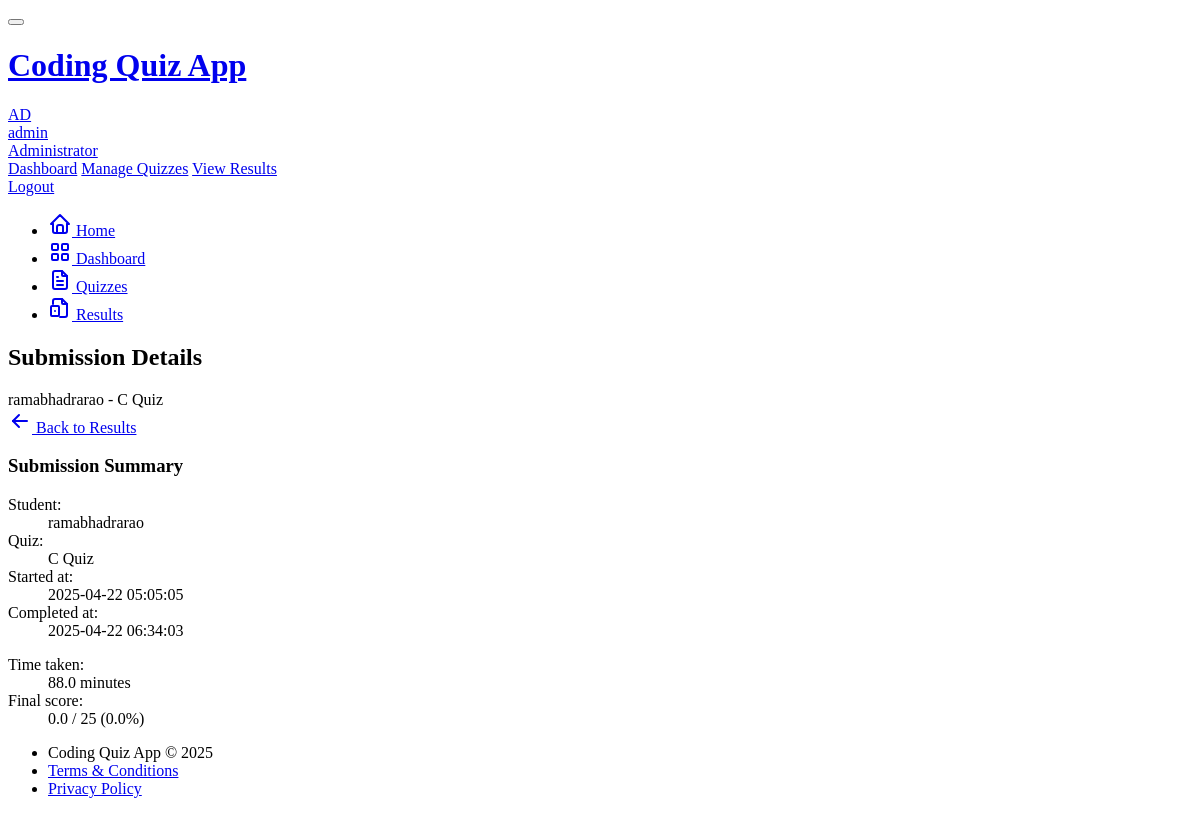
The app's page /admin/submission/1 (signed in) with its own data.
### models.py (models this page shows, shortened)
class User(UserMixin, db.Model):
    id = db.Column(db.Integer, primary_key=True)
    username = db.Column(db.String(64), unique=True, index=True)
    email = db.Column(db.String(120), unique=True, index=True)
    password_hash = db.Column(db.String(128))
    is_admin = db.Column(db.Boolean, default=False)
    created_at = db.Column(db.DateTime, default=datetime.utcnow)
    quizzes = db.relationship('Quiz', backref='author', lazy='dynamic')
    submissions = db.relationship('Submission', backref='student', lazy='dynamic')

class Quiz(db.Model):
    id = db.Column(db.Integer, primary_key=True)
    title = db.Column(db.String(100), nullable=False)
    description = db.Column(db.Text)
    is_active = db.Column(db.Boolean, default=True)
    time_limit = db.Column(db.Integer, default=30)  # minutes
    created_at = db.Column(db.DateTime, default=datetime.utcnow)
    updated_at = db.Column(db.DateTime, default=datetime.utcnow, onupdate=datetime.utcnow)
    author_id = db.Column(db.Integer, db.ForeignKey('user.id'))
    questions = db.relationship('Question', backref='quiz', lazy='dynamic', cascade='all, delete-orphan')
    submissions = db.relationship('Submission', backref='quiz', lazy='dynamic')

class Submission(db.Model):
    id = db.Column(db.Integer, primary_key=True)
    user_id = db.Column(db.Integer, db.ForeignKey('user.id'))
    quiz_id = db.Column(db.Integer, db.ForeignKey('quiz.id'))
    started_at = db.Column(db.DateTime, default=datetime.utcnow)
    completed_at = db.Column(db.DateTime)
    is_completed = db.Column(db.Boolean, default=False)
    score = db.Column(db.Float)
    total_points = db.Column(db.Integer)
    question_submissions = db.relationship('QuestionSubmission', backref='submission', lazy='dynamic', cascade='all, delete-orphan')

### app/routes/admin.py (the view)
@admin_bp.route('/submission/<int:submission_id>')
@admin_required
def view_submission(submission_id):
    submission = Submission.query.get_or_404(submission_id)
    quiz = Quiz.query.get_or_404(submission.quiz_id)
    if quiz.author_id != current_user.id:
        abort(403)
    question_submissions = submission.question_submissions.all()
    return render_template('admin/submission_detail.html',
                          submission=submission,
                          quiz=quiz,
                          question_submissions=question_submissions,
                          title='Submission Details')

### app/routes/admin.py (called while the page is built)
def admin_required(func):
    @wraps(func)
    @login_required
    def decorated_view(*args, **kwargs):
        if not current_user.is_admin:
            abort(403)
        return func(*args, **kwargs)
    return decorated_view

### app/templates/admin/submission_detail.html (shortened to what this page needs)
{% extends "base.html" %}
{% block page_title %}
Submission Details
{% endblock %}
{% block subtitle %}
{{ submission.student.username }} - {{ quiz.title }}
{% endblock %}
{% block page_actions %}
<a href="{{ url_for('admin.results') }}" class="btn btn-outline-primary">
    Back to Results
</a>
{% endblock %}
{% block content %}
<div class="card mb-3">
    <div class="card-header">
        <h3 class="card-title">Submission Summary</h3>
    </div>
    <div class="card-body">
        <div class="row">
            <div class="col-md-6">
                <dl class="row">
                    <dt class="col-5">Student:</dt>
                    <dd class="col-7">{{ submission.student.username }}</dd>
                    <dt class="col-5">Quiz:</dt>
                    <dd class="col-7">{{ quiz.title }}</dd>
                    <dt class="col-5">Started at:</dt>
                    <dd class="col-7">{{ submission.started_at.strftime('%Y-%m-%d %H:%M:%S') }}</dd>
                    <dt class="col-5">Completed at:</dt>
                    <dd class="col-7">{{ submission.completed_at.strftime('%Y-%m-%d %H:%M:%S') }}</dd>
                </dl>
            </div>
            <div class="col-md-6">
                <dl class="row">
                    <dt class="col-5">Time taken:</dt>
                    <dd class="col-7">
                        {% set duration = (submission.completed_at - submission.started_at).total_seconds() // 60 %}
                        {{ duration }} minutes
                    </dd>
                    <dt class="col-5">Final score:</dt>
                    <dd class="col-7">
                        <span class="h4">
                            {{ "%.1f"|format(submission.score) }} / {{ submission.total_points }}
                            ({{ "%.1f"|format(100 * submission.score / submission.total_points if submission.total_points else 0) }}%)
                        </span>
                    </dd>
                </dl>
            </div>
        </div>
    </div>
</div>
{% endblock %}

### app/templates/base.html (shortened to what this page needs)
<!DOCTYPE html>
<html lang="en">
<head>
    <link rel="stylesheet" href="https://cdn.jsdelivr.net/npm/@tabler/core@1.0.0-beta17/dist/css/tabler.min.css">
    <link rel="stylesheet" href="https://cdn.jsdelivr.net/npm/@tabler/core@1.0.0-beta17/dist/css/tabler-flags.min.css">
    <link rel="stylesheet" href="https://cdn.jsdelivr.net/npm/@tabler/core@1.0.0-beta17/dist/css/tabler-payments.min.css">
    <link rel="stylesheet" href="https://cdn.jsdelivr.net/npm/@tabler/core@1.0.0-beta17/dist/css/tabler-vendors.min.css">
    <link rel="stylesheet" href="https://cdnjs.cloudflare.com/ajax/libs/codemirror/5.65.2/codemirror.min.css">
    <link rel="stylesheet" href="https://cdnjs.cloudflare.com/ajax/libs/codemirror/5.65.2/theme/dracula.min.css">
    <link rel="stylesheet" href="{{ url_for('static', filename='css/custom.css') }}">
</head>
<body class="antialiased d-flex flex-column min-vh-100">
    <div class="page">
        <header class="navbar navbar-expand-md navbar-light d-print-none">
            <div class="container-xl">
                <button class="navbar-toggler" type="button" data-bs-toggle="collapse" data-bs-target="#navbar-menu">
                </button>
                <h1 class="navbar-brand navbar-brand-autodark d-none-navbar-horizontal pe-0 pe-md-3">
                    <a href="{{ url_for('main.index') }}">
                        Coding Quiz App
                    </a>
                </h1>
                <div class="navbar-nav flex-row order-md-last">
                    <div class="nav-item dropdown">
                        {% if current_user.is_authenticated %}
                        <a href="#" class="nav-link d-flex lh-1 text-reset p-0" data-bs-toggle="dropdown" aria-label="Open user menu">
                            <span class="avatar avatar-sm bg-primary">
                                {{ current_user.username[:2].upper() }}
                            </span>
                            <div class="d-none d-xl-block ps-2">
                                <div>{{ current_user.username }}</div>
                                <div class="mt-1 small text-muted">
                                    {% if current_user.is_admin %}Administrator{% else %}Student{% endif %}
                                </div>
                            </div>
                        </a>
                        <div class="dropdown-menu dropdown-menu-end dropdown-menu-arrow">
                            {% if current_user.is_admin %}
                            <a href="{{ url_for('admin.dashboard') }}" class="dropdown-item">Dashboard</a>
                            <a href="{{ url_for('admin.quizzes') }}" class="dropdown-item">Manage Quizzes</a>
                            <a href="{{ url_for('admin.results') }}" class="dropdown-item">View Results</a>
                            {% else %}
                            <a href="{{ url_for('student.dashboard') }}" class="dropdown-item">Dashboard</a>
                            <a href="{{ url_for('student.results') }}" class="dropdown-item">My Results</a>
                            {% endif %}
                            <a href="{{ url_for('auth.logout') }}" class="dropdown-item">Logout</a>
                        </div>
                        {% endif %}
                    </div>
                </div>
            </div>
        </header>
        <div class="navbar-expand-md">
            <div class="collapse navbar-collapse" id="navbar-menu">
                <div class="navbar navbar-light">
                    <div class="container-xl">
                        <ul class="navbar-nav">
                            <li class="nav-item {% if request.endpoint == 'main.index' %}active{% endif %}">
                                <a class="nav-link" href="{{ url_for('main.index') }}">
                                    <span class="nav-link-icon d-md-none d-lg-inline-block">
                                    </span>
                                    <span class="nav-link-title">Home</span>
                                </a>
                            </li>
                            {% if current_user.is_authenticated %}
                                {% if current_user.is_admin %}
                                <li class="nav-item {% if request.endpoint == 'admin.dashboard' %}active{% endif %}">
                                    <a class="nav-link" href="{{ url_for('admin.dashboard') }}">
                                        <span class="nav-link-icon d-md-none d-lg-inline-block">
                                        </span>
                                        <span class="nav-link-title">Dashboard</span>
                                    </a>
                                </li>
                                <li class="nav-item {% if request.endpoint == 'admin.quizzes' %}active{% endif %}">
                                    <a class="nav-link" href="{{ url_for('admin.quizzes') }}">
                                        <span class="nav-link-icon d-md-none d-lg-inline-block">
                                        </span>
                                        <span class="nav-link-title">Quizzes</span>
                                    </a>
                                </li>
                                <li class="nav-item {% if request.endpoint == 'admin.results' %}active{% endif %}">
                                    <a class="nav-link" href="{{ url_for('admin.results') }}">
                                        <span class="nav-link-icon d-md-none d-lg-inline-block">
                                        </span>
                                        <span class="nav-link-title">Results</span>
                                    </a>
                                </li>
                                {% endif %}
                            {% endif %}
                        </ul>
                    </div>
                </div>
            </div>
        </div>
        <div class="page-wrapper">
            <div class="container-xl">
                <div class="page-header d-print-none">
                    <div class="row align-items-center">
                        <div class="col">
                            <h2 class="page-title">
                                {% block page_title %}{{ title }}{% endblock %}
                            </h2>
                            <div class="text-muted mt-1">
                                {% block subtitle %}{% endblock %}
                            </div>
                        </div>
                        <div class="col-auto ms-auto">
                            {% block page_actions %}{% endblock %}
                        </div>
                    </div>
                </div>
            </div>
            <div class="page-body">
                <div class="container-xl">
                    {% block content %}{% endblock %}
                </div>
            </div>
            <footer class="footer footer-transparent d-print-none mt-auto">
                <div class="container-xl">
                    <div class="row text-center align-items-center flex-row-reverse">
                        <div class="col-12 col-lg-auto mt-3 mt-lg-0">
                            <ul class="list-inline list-inline-dots mb-0">
                                <li class="list-inline-item">
                                    Coding Quiz App &copy; 2025
                                </li>
                                <li class="list-inline-item">
                                    <a href="#" class="link-secondary">Terms & Conditions</a>
                                </li>
                                <li class="list-inline-item">
                                    <a href="#" class="link-secondary">Privacy Policy</a>
                                </li>
                            </ul>
                        </div>
                    </div>
                </div>
            </footer>
        </div>
    </div>
</body>
</html>

### records on screen
User: username "AD", username "admin"
User: student.username "ramabhadrarao"
Quiz: title "C Quiz"
Submission: started_at "2025-04-22 05:05:05", completed_at "2025-04-22 06:34:03", score "0.0", total_points "25", total_points+score "0.0"

### other values on screen
{{ duration }} "88.0"
